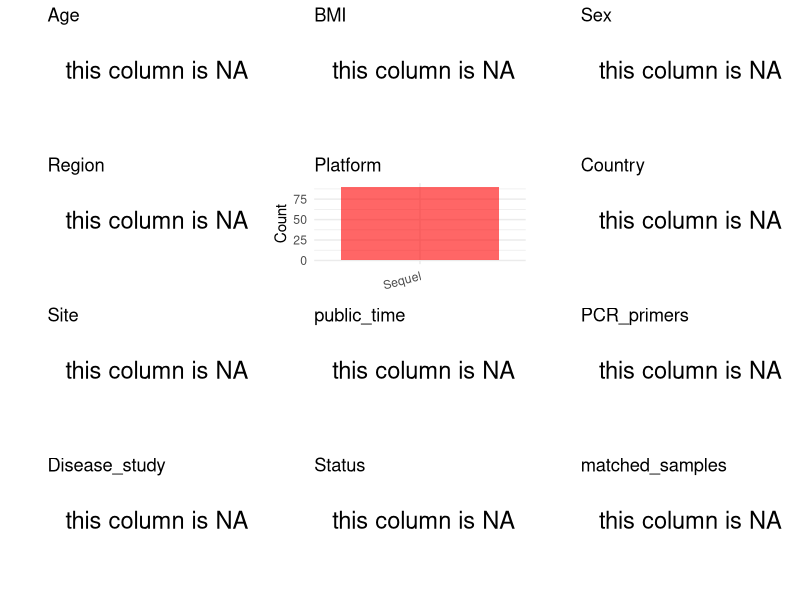

The R script that drew this image: (Note: this script raises an error after producing the figure.)
## ---- chunk 1
# Load necessary libraries
library(dplyr)
library(ggplot2)
library(cowplot)
library(stringr)

# Set working directory (update this path to your local directory)
setwd("/home/hby/oral_project/PRJNA725075")

# Read the initial metadata files
initial_meta <- read.csv("SraRunTable.csv", header = T)

# Combine the two metadata files
# meta <- rbind(initial_meta, initial_meta1)

# Remove entries non-oral samples
# initial_meta <- subset(initial_meta,isolate %in% c("saliva","tongue coat"))

# Check the number of samples containing "HT" in Sample.Name (e.g., healthy controls)
# nrow(subset(meta, grepl("HT", Sample.Name)))

# Display the first few rows of the metadata
head(initial_meta)
## ---- chunk 2
# Create a uniform metadata dataframe
metadata <- data.frame(
  BioProject = initial_meta$BioProject,
  Run = initial_meta$Run,
  sample_name = NA,
  Platform = initial_meta$Instrument,
  Country = NA,
  public_time = NA,
  Site = NA,
  Sex = NA,
  Age = NA,
  BMI = NA,
  Status = NA,
  Region = NA,
  PCR_primers = NA,
  title = NA,
  Disease_study = NA,
  matched_samples = NA
)
## ---- chunk 3
# Add information obtained from the publication
## ---- chunk 4
# Check the number of unique runs and sample names
print(paste("Number of unique runs:", length(unique(metadata$Run))))
print(paste("Number of unique sample names:", length(unique(metadata$sample_name))))
## ---- chunk 5
# Select columns for visualization
plot_data <- metadata %>%
  select(-BioProject, -Run, -sample_name, -title)

# Function to create simple plots for each column
create_simple_plots <- function(data) {
  plots <- list()

  for (col in colnames(data)) {
    # Check if the column is all NA
    if (all(is.na(data[[col]]))) {
      # Create an empty plot with text indicating all NA
      p <- ggplot() +
        annotate("text", x = 0.5, y = 0.5, label = "this column is NA", size = 6) +
        labs(title = col) +
        theme_void()
    } else if (is.numeric(data[[col]])) {
      # Numeric variable: histogram
      p <- ggplot(data, aes(x = .data[[col]])) +
        geom_histogram(fill = "blue", alpha = 0.6, bins = 20, na.rm = TRUE) +
        labs(title = col) +
        theme_minimal()
    } else {
      # Categorical variable: bar plot (remove NA values)
      count_data <- as.data.frame(table(data[[col]], useNA = "ifany"))
      p <- ggplot(count_data, aes(x = reorder(Var1, -Freq), y = Freq)) +
        geom_col(fill = "red", alpha = 0.6) +
        labs(title = col, x = NULL, y = "Count") +
        theme_minimal() +
        theme(axis.text.x = element_text(angle = 15, hjust = 1))
    }
    plots[[col]] <- p
  }

  return(plots)
}

# Generate and arrange plots
plots <- create_simple_plots(plot_data)
p <- plot_grid(plots$Age,
  plots$BMI,
  plots$Sex,
  plots$Region,
  plots$Platform,
  plots$Country,
  plots$Site,
  plots$public_time,
  plots$PCR_primers,
  plots$Disease_study,
  plots$Status,
  plots$matched_samples, # add
  ncol = 3, align = "hv", axis = "lb"
)
ggsave("Metadata_Summary.png", plot = p, width = 8, height = 6, dpi = 150)
## ---- chunk 6
knitr::include_graphics("Metadata_Summary.png")
## ---- chunk 7
# Reorder columns to match the desired format
metadata <- metadata[, c(
  "BioProject", "Run", "sample_name", "Age", "BMI", "Sex",
  "Region", "Platform", "Country", "Site", "public_time",
  "PCR_primers", "title", "Disease_study", "Status", "matched_samples"
)]

# Export the uniform metadata to a CSV file
write.csv(metadata, file = "metadata.csv", quote = FALSE)
head(metadata)
